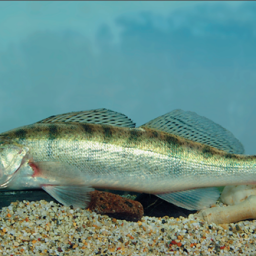
#> input picture HomeWork_01/0.png, 256 x 256 px; its folder holds only this picture in this run
$ jupyter execute --allow-errors HomeWork.ipynb
#> lines starting #> are read from the running program, lines starting #| are printed output that depends on the picture; long printed decimals are rounded
[cell 1]
#import every package needed
import numpy as np
from PIL import Image
import matplotlib.pyplot as plt
from scipy.io import wavfile
from scipy import signal
from urllib.request import urlopen
from bs4 import BeautifulSoup

[cell 2]
#arrays to store data used in tasks
ims = []
r_channels = []
g_channels = []
b_channels = []
signal_data = []

[cell 3]
def read_files():
    for i in range(5):
        im = Image.open(str(i) + ".png") #read images
#> im is the input picture: PIL image 256x256 RGBA; mean R, G, B, A 104.2, 143.6, 136, 254.9
        im = im.convert('RGB')           #convert to get RGB values
#> im: PIL image 256x256 RGB
        im = np.array(im)                #transform it into a numpy array
        ims.append(im)                   #store in global array

[cell 4]
def task_01():
    for i in range(len(ims)):

        plt.subplots_adjust(hspace=.5, wspace=.5)
        fig, axs = plt.subplots(2, 2)
        fig.suptitle("Image: "+ str(i) + ".png")

        im = ims[i]

        r_channel = np.reshape(im[:,:,0],256*256)     #store different color channel values in different arrays
        g_channel = np.reshape(im[:,:,1],256*256)
        b_channel = np.reshape(im[:,:,2],256*256)

        r_channels.append(r_channel)    #store globally for other tasks
        g_channels.append(g_channel)
        b_channels.append(b_channel)

        plt.subplot(222)
        plt.hist(r_channel, bins=256)       #display red channel values on a histogram (256 bins for 256 possible values)
        plt.title("Red Channel Histogram")

        plt.subplot(223)
        plt.hist(g_channel, bins=256)         #display green channel values on a histogram
        plt.title("Green Channel Histogram")

        plt.subplot(224)
        plt.hist(b_channel, bins=256)        #display blue channel values on a histogram
        plt.title("Blue Channel Histogram")

        plt.subplot(221).imshow(im)
#> this loop made 1 pass
#> after the loop, b_channels = 1 item; g_channels = 1 item; r_channels = 1 item
#> `[cell 11] task_01()`:
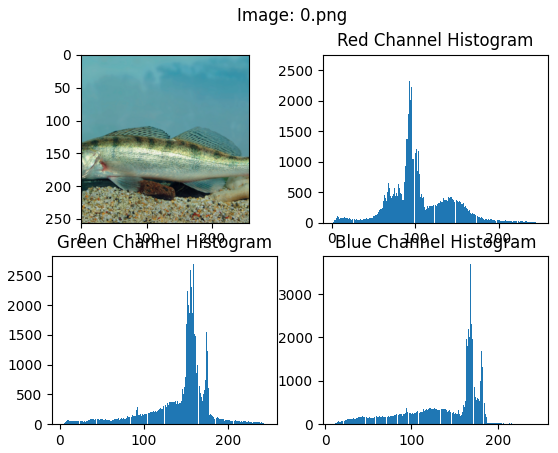
#> figure drawn by matplotlib, 4 panels; panel 2: tallest bar 2628 high, from x = 93.25 to 94.21; panel 3: tallest bar 2690 high, from x = 158.4 to 159.3; panel 4: tallest bar 3690 high, from x = 168.2 to 169.2

[cell 5]
def task_02():
    for i in range(5):
        print("Image: "+str(i)+".png\n")
        print("Red Channel:\n")
        calculate_values(r_channels[i])
        print("\n")
        print("Green Channel:\n")
        calculate_values(g_channels[i])
        print("\n")
        print("Blue Channel:\n")
        calculate_values(b_channels[i])
        print("\n")
#> this loop made 2 passes
#| Expected Value: -2.7755575615628914e-17
#| Deviation: 1
#| Expected Value: 6.938893903907228e-18
#| Deviation: 1.0
#| Expected Value: -2.7755575615628914e-17
#| Deviation: 1.0

[cell 6]
def calculate_values(values):
    r_avg = np.average(values)  #get average value of the elements of the given array parameter
    r_dev = np.std(values)      #get the deviation of the elements of the given array parameter
    r_channel_std = (values - r_avg)/r_dev  #standardise the elements (NaN can appear if r_dev = 0 )

    print("Expected Value: " + str(np.average(r_channel_std))) #print the expected value of the standardised array (should be 0)
    print("Deviation: " + str(np.std(r_channel_std))) #print the deviation of the standardised array (should be 1)

[cell 7]
def task_03():
    for i in range(2):
        sampling_frequency, sd = wavfile.read(str(i) + '.wav')  #read wav file
        signal_data.append(sd)  #store it globally
        plot.specgram(sd, cmap = "viridis") #display it on a spectogram
        plot.show()

[cell 8]
def task_04():
    for i in range(len(signal_data)):
        print("File: "+str(i)+".wav\n")
        calculate_values(signal_data[i]) #standardise the value of the wav files and check if it's good (like in task_02)
        print("\n")

[cell 9]
def task_05():
    url = "http://smartlab.tmit.bme.hu/oktatas-deep-learning"
    html = urlopen(url).read() #read url data
    soup = BeautifulSoup(html, features="html.parser") #use BeautifulSoup package to work on the text

    for script in soup(["script", "style"]): #extract everything non plain text from the text (e.g. html code)
        script.extract()

    text = soup.get_text()

    characters = list(text) #transform the text into a list of characters
    occurrencies = collections.Counter(characters) #sort the list by different characters
    plt.figure(figsize=(30,30))
    plt.figure
    plt.hist(characters, edgecolor="black", bins=len(occurrencies)) #display the text on a histogram by it's characters
    plt.show()                                                      #bin number is the number of different characters

#> (a cell that did not finish here is left out)

[cell 11]
task_01()

#> (a cell that did not finish here is left out)

#> (a cell that did not finish here is left out)

[cell 14]
task_04()

[cell 15]
task_05()
#> (the call stopped at in task_05, `html = urlopen(url).read()`: the network is not available in this run)
